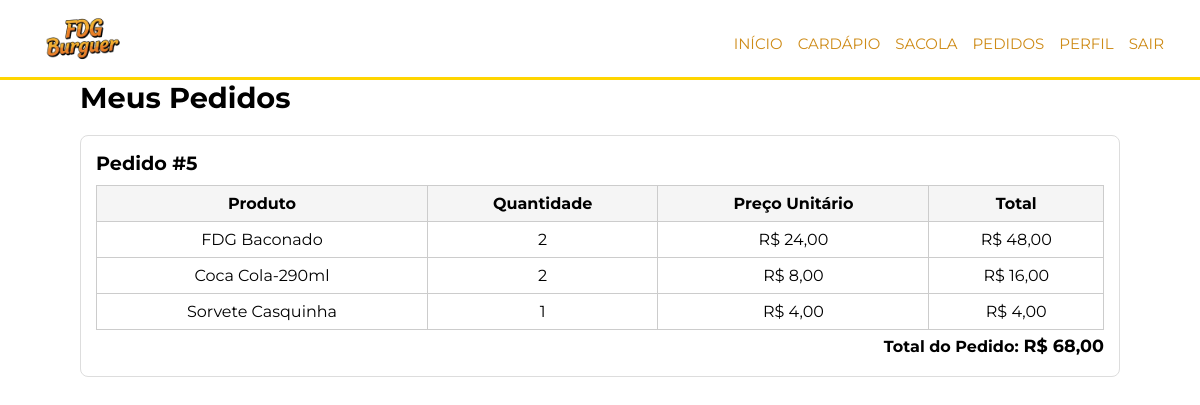
The page /pedidos (signed in) on the database its author committed.
### tables this page shows
CREATE TABLE tb_pedidos (
    ped_id INTEGER PRIMARY KEY AUTOINCREMENT,
    ped_usr_id INTEGER NOT NULL,
    ped_total REAL NOT NULL DEFAULT 0,
    FOREIGN KEY(ped_usr_id) REFERENCES tb_usuarios(usr_id) ON DELETE CASCADE
);

CREATE TABLE tb_produtos (
    pro_id INTEGER PRIMARY KEY AUTOINCREMENT,
    pro_nome TEXT NOT NULL,
    pro_preco TEXT NOT NULL,
    pro_url_imagem TEXT NOT NULL,
    pro_categoria TEXT NOT NULL
);

### app.py (the view)
@app.route("/pedidos")
@login_required
def ver_pedidos():
    pedidos = Pedido.all(current_user.id)
    return render_template("pedidos.html", pedidos=pedidos)

### app.py (called while the page is built)
@login_manager.user_loader
def load_user(user_id):
    return User.get(user_id)

@app.context_processor
def compartilhar_autenticado(): #Decorator com função que compartilha a informação do estado do usuário (logado ou não logado), para a personalização da navbar
    return {"is_authenticated": current_user.is_authenticated}

### models/__init__.py (called while the page is built)
    @classmethod
    def get(cls, user_id):
        conexao = obter_conexao()
        sql = "SELECT * FROM tb_usuarios WHERE usr_id = ?"
        resultado = conexao.execute(sql, (user_id,)).fetchone()
        conexao.close()
        if resultado:
            return User(id=resultado['usr_id'],email=resultado['usr_email'], senha_hash=resultado['usr_senha'], is_admin=bool(resultado['usr_is_admin']),cpf=resultado["usr_cpf"],nome=resultado["usr_nome"])
        return None

    @classmethod
    def get(cls, produto_id):
        conexao = obter_conexao()
        sql = "SELECT * FROM tb_produtos WHERE pro_id = ?"
        resultado = conexao.execute(sql, (produto_id,)).fetchone()
        conexao.close()
        if resultado:
            return Produto(id=resultado['pro_id'], nome=resultado['pro_nome'], preco=float(resultado['pro_preco']), url_imagem=resultado['pro_url_imagem'], categoria=resultado['pro_categoria'])
        return None

    @classmethod
    def all(cls, usuario_id):
        conexao = obter_conexao()
        sql = "SELECT * FROM tb_pedidos WHERE ped_usr_id = ? ORDER BY ped_id DESC"
        resultados = conexao.execute(sql, (usuario_id,)).fetchall()
        conexao.close()
        pedidos = []
        for i in resultados:
            pedido = Pedido(id=i['ped_id'], usuario_id=i['ped_usr_id'],total=i['ped_total'])
            itens = ItemPedido.all(pedido.id)
            for item in itens:
                item.produto = Produto.get(item.produto_id)
            pedido.itens = itens
            pedidos.append(pedido)
        return pedidos

    @classmethod
    def all(cls, pedido_id):
        conexao = obter_conexao()
        sql = "SELECT * FROM tb_itens_pedido WHERE itm_ped_id = ?"
        resultados = conexao.execute(sql, (pedido_id,)).fetchall()
        conexao.close()
        itens = []
        for i in resultados:itens.append(ItemPedido(id=i['itm_id'],pedido_id=i['itm_ped_id'],produto_id=i['itm_pro_id'],quantidade=i['itm_quantidade']))
        return itens

### storage/database.py (called while the page is built)
def obter_conexao():
    conexao = sqlite3.connect('storage/banco.db')
    conexao.row_factory = sqlite3.Row
    conexao.execute("PRAGMA foreign_keys = ON")
    return conexao

### templates/pedidos.html (shortened to what this page needs)
{% extends 'base.html' %}
{% block css %} <link rel="stylesheet" href="static/css/pedidos.css"> {% endblock %}
{% block conteudo %}
<main>
    <header>
        <h1>Meus Pedidos</h1>
    </header>
    {% if pedidos %}
        {% for pedido in pedidos %}
        <div class="pedido">
            <h2>Pedido #{{ pedido.id }}</h2>
            <table>
                <thead>
                    <tr>
                        <th>Produto</th>
                        <th>Quantidade</th>
                        <th>Preço Unitário</th>
                        <th>Total</th>
                    </tr>
                </thead>
                <tbody>
                    {% for item in pedido.itens %}
                    <tr>
                        <td>{{ item.produto.nome }}</td>
                        <td>{{ item.quantidade }}</td>
                        <td>R$ {{ "{:,.2f}".format(item.produto.preco).replace(",", "X").replace(".", ",").replace("X", ".") }}</td>
                        <td>R$ {{ "{:,.2f}".format(item.produto.preco * item.quantidade).replace(",", "X").replace(".", ",").replace("X", ".") }}</td>
                    </tr>
                    {% endfor %}
                </tbody>
            </table>
            <p class="total"><strong>Total do Pedido:</strong> R$ {{ "{:,.2f}".format(pedido.total).replace(",", "X").replace(".", ",").replace("X", ".") }}</p>
        </div>
        {% endfor %}
    {% else %}
        <p class="vazio">Você ainda não fez nenhum pedido.</p>
    {% endif %}
</main>
{% endblock %}

### static/css/base.css (style rules this page uses)
* { box-sizing: border-box; margin: 0; padding: 0; font-family: 'Montserrat'; font-size: 16px; }
html, body { height: 100%; overflow-x: hidden; }
main { padding-top: 10vh }

### static/css/pedidos.css (style rules this page uses)
main { width: 100%; height: 100%; padding: 20px; padding: 10vh; }
header h1 { font-size: 1.8rem; margin-bottom: 20px; }
.pedido { background: #fff; border: 1px solid #ddd; padding: 15px; margin-bottom: 20px; border-radius: 8px; }
.pedido h2 { font-size: 1.2rem; margin-bottom: 10px; }
.pedido p { margin: 5px 0; }
.pedido table { width: 100%; border-collapse: collapse; margin-top: 10px; }
.pedido table th, .pedido table td { border: 1px solid #ccc; padding: 8px; text-align: center; }
.pedido table th { background-color: #f5f5f5; }
.total { text-align: right; font-size: 1.1rem; margin-top: 10px; font-weight: bold; }

### rows shown on the page
tb_pedidos: id "5", quantidade "2" "2" "1", produto "24,00" "8,00" "4,00", produto "48,00" "16,00" "4,00", ped_total "68,00"
tb_produtos: produto.nome "FDG Baconado"
tb_produtos: produto.nome "Coca Cola-290ml"
tb_produtos: produto.nome "Sorvete Casquinha"
